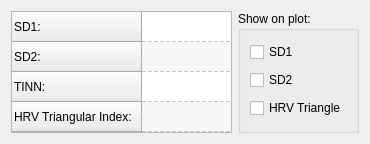
             <widget class="QWidget" name="tabHRVAnalysisGeometricalParameters">
              <attribute name="title">
               <string>Geometrical Parameters</string>
              </attribute>
              <layout class="QHBoxLayout" name="horizontalLayout_13">
               <item>
                <layout class="QVBoxLayout" name="verticalLayout_8">
                 <property name="spacing">
                  <number>0</number>
                 </property>
                 <property name="sizeConstraint">
                  <enum>QLayout::SetMinimumSize</enum>
                 </property>
                 <property name="bottomMargin">
                  <number>0</number>
                 </property>
                 <item>
                  <widget class="QTableWidget" name="tableWidgetGeometricalParameters">
                   <property name="sizePolicy">
                    <sizepolicy hsizetype="Minimum" vsizetype="Minimum">
                     <horstretch>0</horstretch>
                     <verstretch>0</verstretch>
                    </sizepolicy>
                   </property>
                   <property name="minimumSize">
                    <size>
                     <width>0</width>
                     <height>0</height>
                    </size>
                   </property>
                   <property name="maximumSize">
                    <size>
                     <width>221</width>
                     <height>122</height>
                    </size>
                   </property>
                   <property name="baseSize">
                    <size>
                     <width>0</width>
                     <height>0</height>
                    </size>
                   </property>
                   <property name="editTriggers">
                    <set>QAbstractItemView::NoEditTriggers</set>
                   </property>
                   <property name="alternatingRowColors">
                    <bool>true</bool>
                   </property>
                   <property name="selectionMode">
                    <enum>QAbstractItemView::NoSelection</enum>
                   </property>
                   <property name="gridStyle">
                    <enum>Qt::DashLine</enum>
                   </property>
                   <property name="rowCount">
                    <number>4</number>
                   </property>
                   <property name="columnCount">
                    <number>1</number>
                   </property>
                   <attribute name="horizontalHeaderVisible">
                    <bool>false</bool>
                   </attribute>
                   <attribute name="horizontalHeaderDefaultSectionSize">
                    <number>90</number>
                   </attribute>
                   <attribute name="horizontalHeaderHighlightSections">
                    <bool>false</bool>
                   </attribute>
                   <attribute name="horizontalHeaderMinimumSectionSize">
                    <number>25</number>
                   </attribute>
                   <row>
                    <property name="text">
                     <string>SD1:</string>
                    </property>
                   </row>
                   <row>
                    <property name="text">
                     <string>SD2:</string>
                    </property>
                   </row>
                   <row>
                    <property name="text">
                     <string>TINN:</string>
                    </property>
                   </row>
                   <row>
                    <property name="text">
                     <string>HRV Triangular Index:</string>
                    </property>
                   </row>
                   <column/>
                  </widget>
                 </item>
                </layout>
               </item>
               <item>
                <widget class="QGroupBox" name="groupBox_3">
                 <property name="title">
                  <string>Show on plot:</string>
                 </property>
                 <layout class="QVBoxLayout" name="verticalLayout_12">
                  <item>
                   <widget class="QCheckBox" name="checkBoxShowOnPlotSD1">
                    <property name="text">
                     <string>SD1</string>
                    </property>
                   </widget>
                  </item>
                  <item>
                   <widget class="QCheckBox" name="checkBoxShowOnPlotSD2">
                    <property name="text">
                     <string>SD2</string>
                    </property>
                   </widget>
                  </item>
                  <item>
                   <widget class="QCheckBox" name="checkBoxShowOnPlotHRVTriangle">
                    <property name="text">
                     <string>HRV Triangle</string>
                    </property>
                   </widget>
                  </item>
                 </layout>
                </widget>
               </item>
              </layout>
             </widget>
